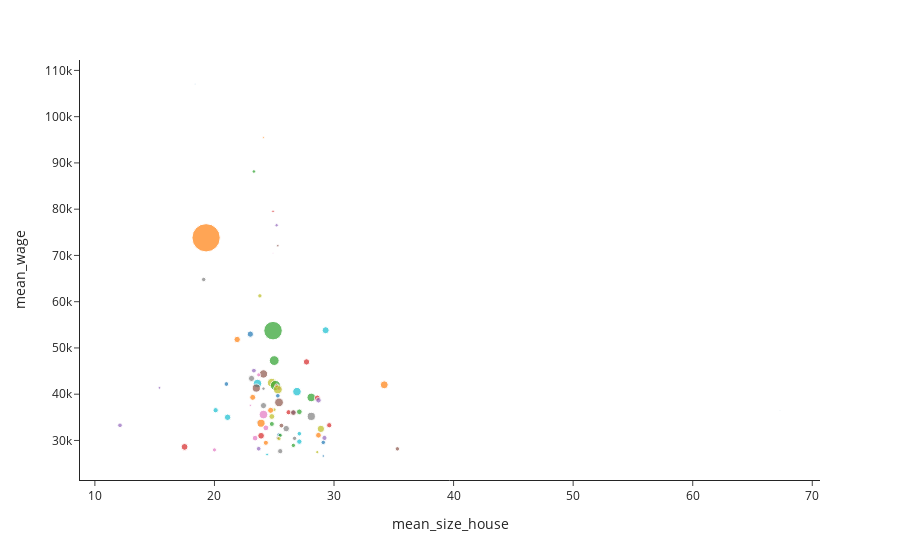

Notebook code for this chart:
### Code cell
fig=px.scatter(df, x='mean_size_house', y='mean_wage', template='simple_white',
          hover_name='город', color='город', size='n_pop')
fig.update_layout(showlegend=False)
